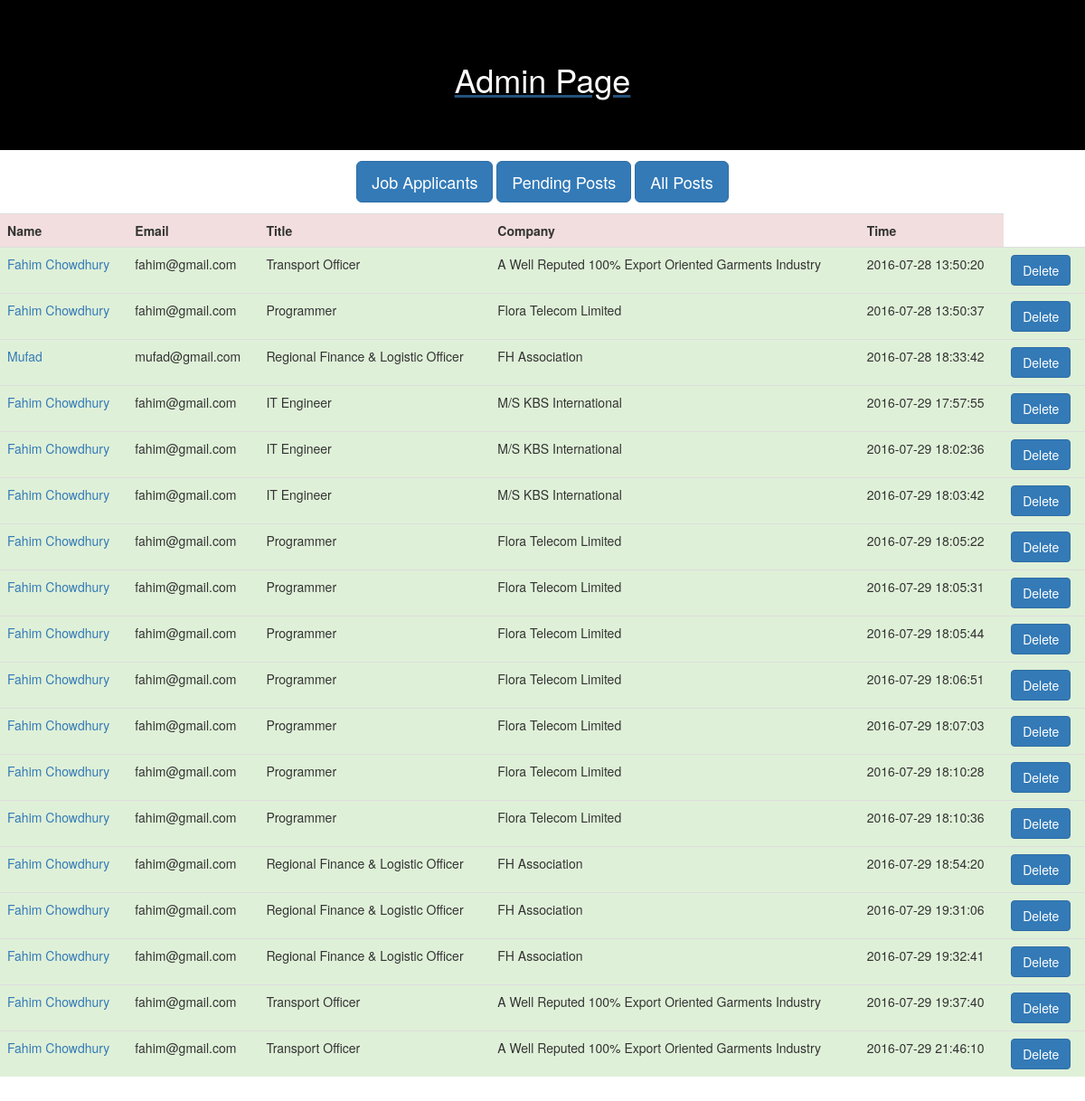
The page /adminJob.php on the database its author committed.
### tables this page shows
CREATE TABLE IF NOT EXISTS `jobapplication` (
  `applicationId` int(11) NOT NULL AUTO_INCREMENT,
  `applicantName` text NOT NULL,
  `applicantEmail` text NOT NULL,
  `appliedJobTitle` text NOT NULL,
  `appliedJobCompany` text NOT NULL,
  `appliedDate` timestamp NOT NULL DEFAULT CURRENT_TIMESTAMP,
  PRIMARY KEY (`applicationId`)
);

### adminJob.php (the view, shortened to what this page needs)
<?php
include "dbconnect.php";
?>
<!doctype html>
<html>
    <head>
        <link rel="stylesheet" href="css/bootstrap.css">
    </head>
    <body>
          <a href="admin.php">
            <div id="header">
            <h1>Admin Page</h1>
        </div>
        </a>
        <div id="buttons">
            <a href="adminJob.php"><button type="button" class="btn btn-primary btn-lg">Job Applicants</button></a>
            <a href="adminPost.php"><button type="button" class="btn btn-primary btn-lg">Pending Posts</button></a>
            <a href="adminAllPost.php"><button type="button" class="btn btn-primary btn-lg">All Posts</button></a>
        </div>
        <table class="table">
            <tr class="danger">
                <th>Name</th>
                <th>Email</th>
                <th>Title</th>
                <th>Company</th>
                <th>Time</th>
            </tr>
            <?php
            $query="select * from jobapplication";
            $run=mysqli_query($conn,$query);
            while($row=mysqli_fetch_assoc($run)){ ?>
            <tr class="success">
                <td><a href="resumeView.php?email=<?php echo $row['applicantEmail']?>";><?php echo $row['applicantName']?></a></td>
                <td><?php echo $row['applicantEmail']?></td>
                <td><?php echo $row['appliedJobTitle']?></td>
                <td><?php echo $row['appliedJobCompany']?></td>
                <td><?php echo $row['appliedDate']?></td>
                <td><a href="remove.php?id=<?php echo $row['applicationId']?>"><button class="btn btn-primary btn-md" type="submit">Delete</button></a></td>
            </tr>
            <?php
                                                }
            ?>
        </table>
        <br><br>
    </body>
</html>

### adminJob.php (style rules this page uses)
table { width:100%; }
#header { padding: 4%; background-color: black; color: white; text-align: center; }
#buttons { padding: 1%; text-align: center; }

### rows shown on the page
jobapplication: applicantName "Fahim Chowdhury", applicantEmail "fahim@gmail.com", appliedJobTitle "Transport Officer", appliedJobCompany "A Well Reputed 100% Export Oriented Garments Industry", appliedDate "2016-07-28 13:50:20"
jobapplication: applicantName "Fahim Chowdhury", applicantEmail "fahim@gmail.com", appliedJobTitle "Programmer", appliedJobCompany "Flora Telecom Limited", appliedDate "2016-07-28 13:50:37"
jobapplication: applicantName "Mufad", applicantEmail "mufad@gmail.com", appliedJobTitle "Regional Finance & Logistic Officer", appliedJobCompany "FH Association", appliedDate "2016-07-28 18:33:42"
jobapplication: applicantName "Fahim Chowdhury", applicantEmail "fahim@gmail.com", appliedJobTitle "IT Engineer", appliedJobCompany "M/S KBS International", appliedDate "2016-07-29 17:57:55"
jobapplication: applicantName "Fahim Chowdhury", applicantEmail "fahim@gmail.com", appliedJobTitle "IT Engineer", appliedJobCompany "M/S KBS International", appliedDate "2016-07-29 18:02:36"
jobapplication: applicantName "Fahim Chowdhury", applicantEmail "fahim@gmail.com", appliedJobTitle "IT Engineer", appliedJobCompany "M/S KBS International", appliedDate "2016-07-29 18:03:42"
jobapplication: applicantName "Fahim Chowdhury", applicantEmail "fahim@gmail.com", appliedJobTitle "Programmer", appliedJobCompany "Flora Telecom Limited", appliedDate "2016-07-29 18:05:22"
jobapplication: applicantName "Fahim Chowdhury", applicantEmail "fahim@gmail.com", appliedJobTitle "Programmer", appliedJobCompany "Flora Telecom Limited", appliedDate "2016-07-29 18:05:31"
jobapplication: applicantName "Fahim Chowdhury", applicantEmail "fahim@gmail.com", appliedJobTitle "Programmer", appliedJobCompany "Flora Telecom Limited", appliedDate "2016-07-29 18:05:44"
jobapplication: applicantName "Fahim Chowdhury", applicantEmail "fahim@gmail.com", appliedJobTitle "Programmer", appliedJobCompany "Flora Telecom Limited", appliedDate "2016-07-29 18:06:51"
jobapplication: applicantName "Fahim Chowdhury", applicantEmail "fahim@gmail.com", appliedJobTitle "Programmer", appliedJobCompany "Flora Telecom Limited", appliedDate "2016-07-29 18:07:03"
jobapplication: applicantName "Fahim Chowdhury", applicantEmail "fahim@gmail.com", appliedJobTitle "Programmer", appliedJobCompany "Flora Telecom Limited", appliedDate "2016-07-29 18:10:28"
jobapplication: applicantName "Fahim Chowdhury", applicantEmail "fahim@gmail.com", appliedJobTitle "Programmer", appliedJobCompany "Flora Telecom Limited", appliedDate "2016-07-29 18:10:36"
jobapplication: applicantName "Fahim Chowdhury", applicantEmail "fahim@gmail.com", appliedJobTitle "Regional Finance & Logistic Officer", appliedJobCompany "FH Association", appliedDate "2016-07-29 18:54:20"
jobapplication: applicantName "Fahim Chowdhury", applicantEmail "fahim@gmail.com", appliedJobTitle "Regional Finance & Logistic Officer", appliedJobCompany "FH Association", appliedDate "2016-07-29 19:31:06"
jobapplication: applicantName "Fahim Chowdhury", applicantEmail "fahim@gmail.com", appliedJobTitle "Regional Finance & Logistic Officer", appliedJobCompany "FH Association", appliedDate "2016-07-29 19:32:41"
jobapplication: applicantName "Fahim Chowdhury", applicantEmail "fahim@gmail.com", appliedJobTitle "Transport Officer", appliedJobCompany "A Well Reputed 100% Export Oriented Garments Industry", appliedDate "2016-07-29 19:37:40"
jobapplication: applicantName "Fahim Chowdhury", applicantEmail "fahim@gmail.com", appliedJobTitle "Transport Officer", appliedJobCompany "A Well Reputed 100% Export Oriented Garments Industry", appliedDate "2016-07-29 21:46:10"
